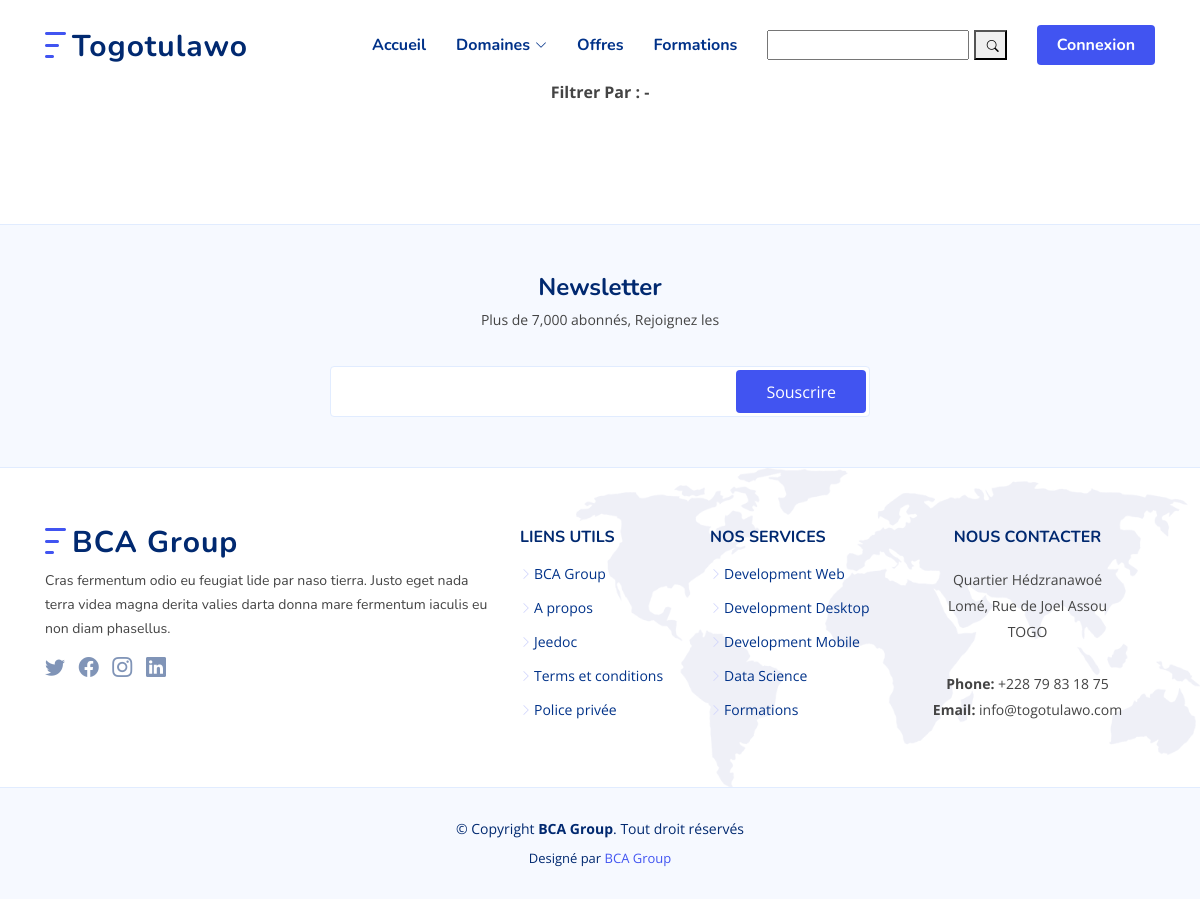
Before: /offers/ with the older database file.
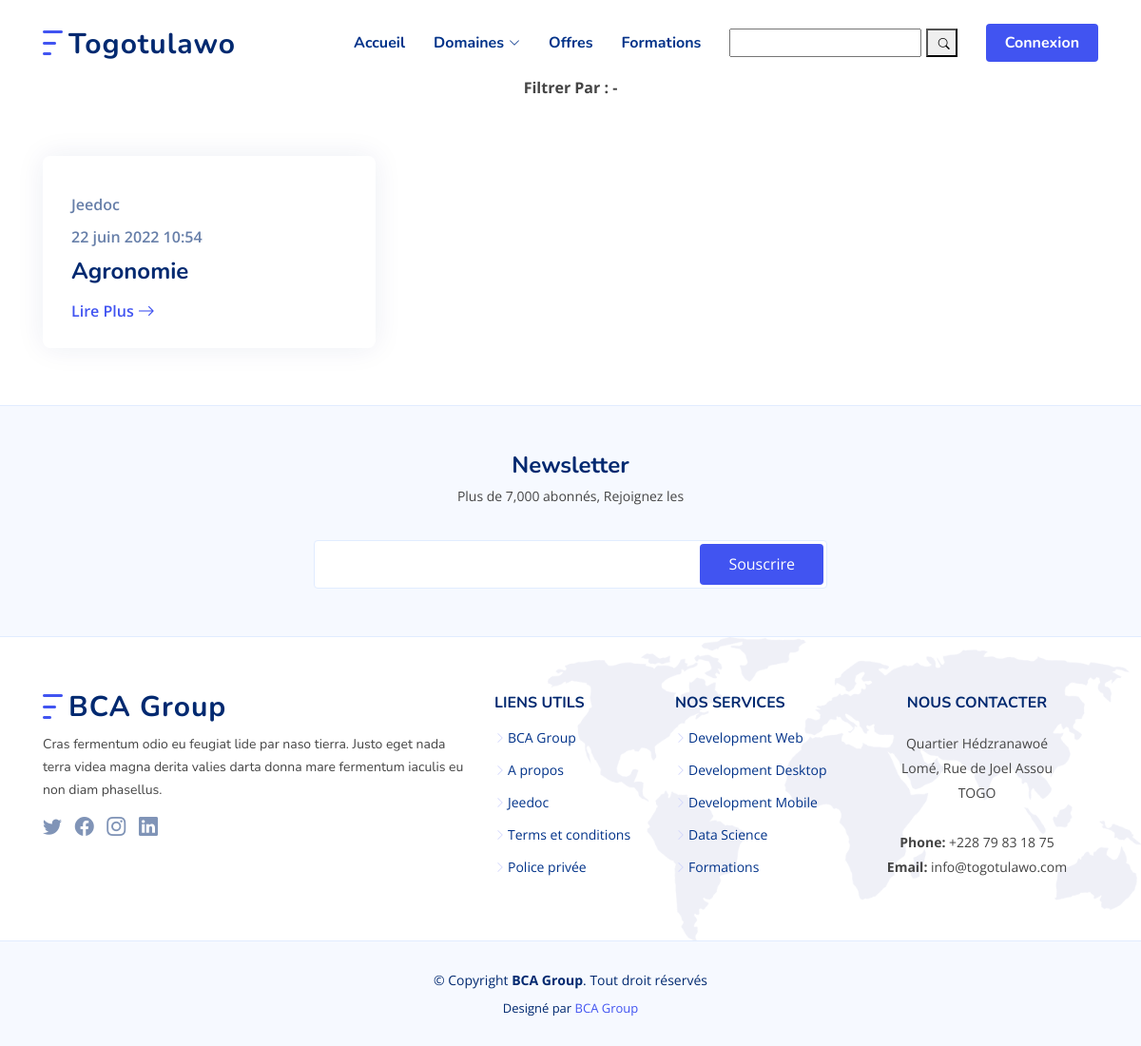
After: the same page with the newer database file.
### entreprise/models.py (models this page shows, shortened)
class Problematique(models.Model):
    entreprise = models.ForeignKey(Entreprise, on_delete=models.CASCADE)
    titre = models.CharField(max_length=300)
    domaine = models.CharField(max_length=50)
    description = FroalaField()
    slug = models.SlugField(max_length=300, unique=True)
    profil_rechercher = FroalaField()
    duree_recherche = models.IntegerField()
    is_draft = models.BooleanField(default=True)
    active = models.BooleanField(default=False)
    publish_date = models.DateTimeField(auto_now_add=True)

### account/models.py (models this page shows, shortened)
class Entreprise(models.Model):
    user = models.OneToOneField(User, on_delete=models.CASCADE)
    raison_social = models.CharField(max_length=200)
    objet_social = models.CharField(max_length=200)
    adresse = models.CharField(max_length=200)
    telephone = models.CharField(max_length=8)
    image = models.ImageField(default="static/dashboard/assets/images/user/user.png",
                              null=True, blank=True, upload_to='files/ense_pic')

### main/views/offers.py (the view)
# urls.py: path('offers/', OfferList.as_view(), name='offers'),
class OfferList(ListView):
    model = Problematique
    context_object_name = "prob"
    template_name = 'ense_offers.html'
    paginate_by = 12
    def get_queryset(self):
        problematique = Problematique.objects.filter(
            is_draft=False, active=True)
        return problematique

### main/templates/ense_offers.html
{% extends 'main_base.html' %}
{% load article_custom_tags %}
{% load humanize %}
{% block content %}
<section id="recent-blog-posts" class="recent-blog-posts">
    <div class="container" data-aos="fade-up">
        <header class="section-header">
            <div class="card-body">
                <b>Filtrer Par : - </b>
            </div>
        </header>
        <div class="row">
            {% for a in prob %}
            <div class="col-lg-4">
                <div class="post-box">
                    <div class="post-img"><img src="{% if a.couverture %} {{a.couverture.url}} {% endif %}"
                            class="img-fluid" alt=""></div>
                    <span class="post-date">{{a.entreprise.raison_social}}</span>
                    <span class="post-date">{{a.publish_date}}</span>
                    <h3 class="post-title">{{a.domaine}}</h3>
                    <a href="/offer_detail/{{a.slug}}" class="readmore stretched-link mt-auto"><span>Lire Plus</span><i
                            class="bi bi-arrow-right"></i></a>
                </div>
            </div>
            {% endfor %}
        </div>
    </div>
</section>
{% endblock %}

Changed rows visible on the page:
added Problematique: entreprise.raison_social "Jeedoc", publish_date "22 juin 2022 10:54", domaine "Agronomie"
